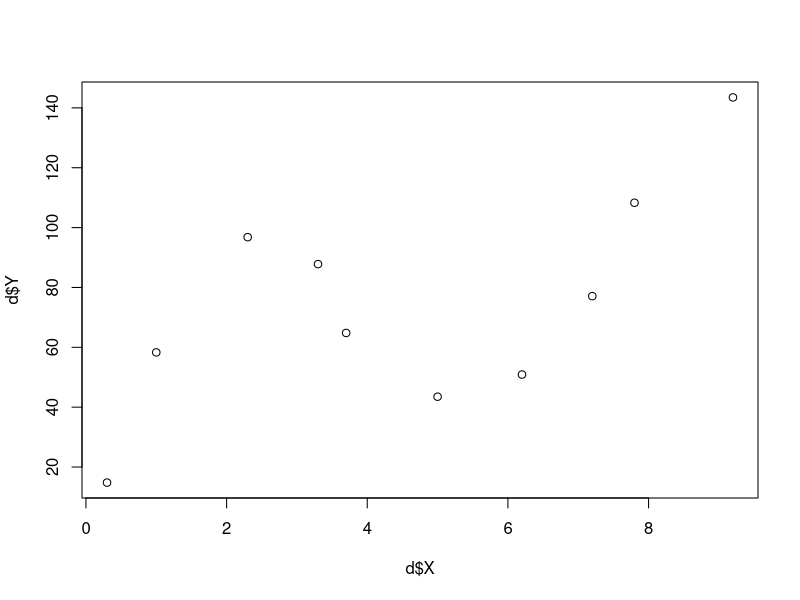
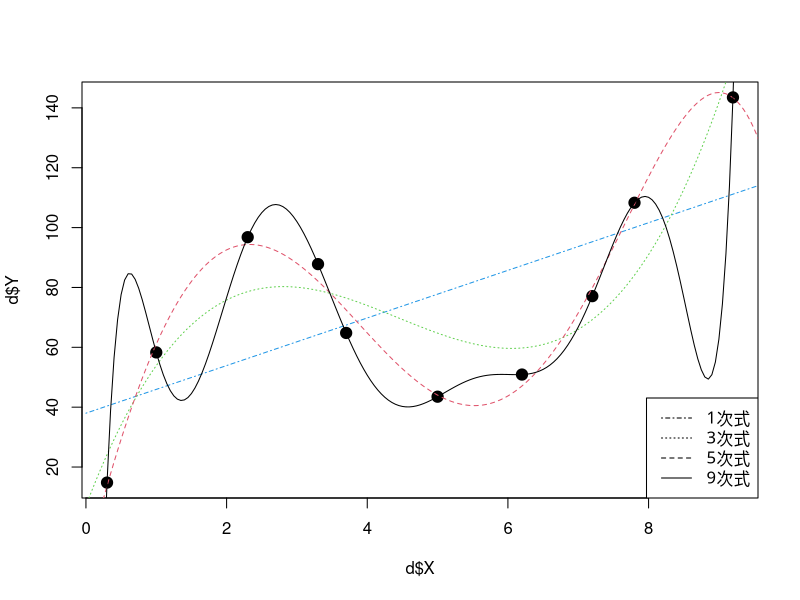
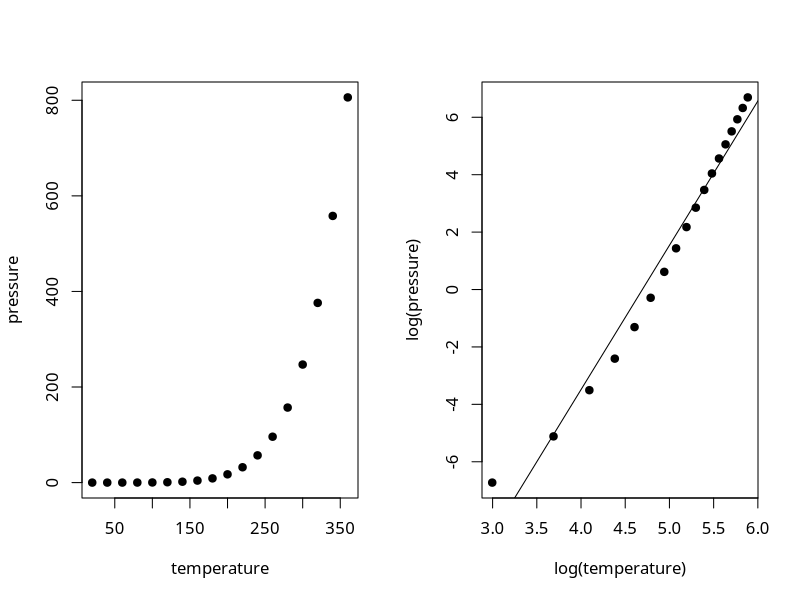
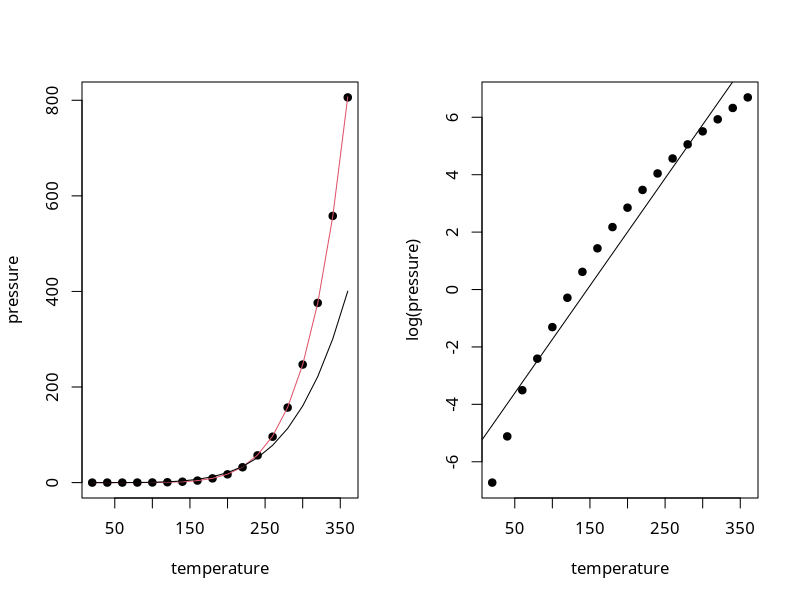
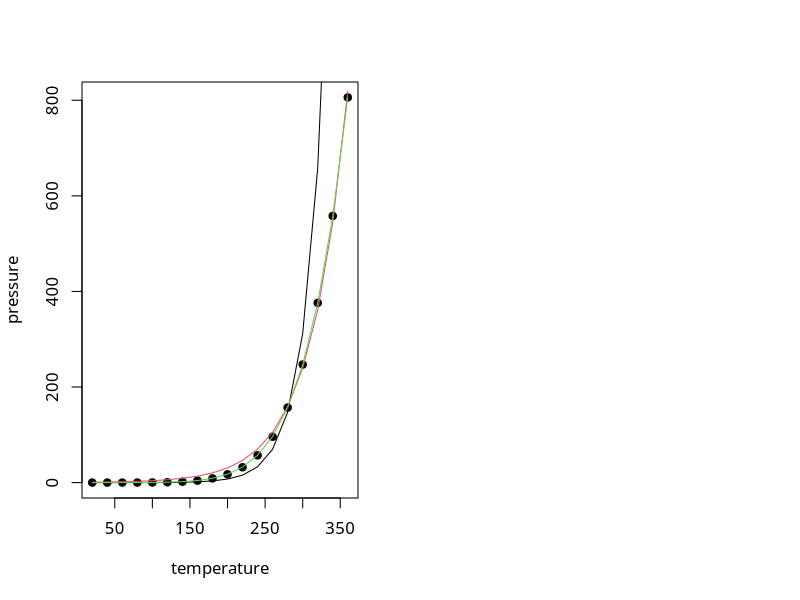

Source code (R) for these figures, in order:
#問1 データの散布図
d <- read.csv("Multi-lm.csv")
plot(d$X,d$Y)

#問2 1時の線形回帰式を適用し、自由度調整済み寄与率を出せ。
ML1 <- lm(Y~X, data=d)
summary(ML1)

#問3 3次、5次の回帰式を適用
ML3 <- lm(Y~X+I(X^2)+I(X^3), data=d)
summary(ML3)
ML5 <- lm(Y~X+I(X^2)+I(X^3)+I(X^4)+I(X^5), data=d)
summary(ML5)

#9次だと過適合でNoneになってしまう
ML9 <- lm(Y~X+I(X^2)+I(X^3)+I(X^4)+I(X^5)+I(X^6)+I(X^7)+I(X^8)+I(X^9), data=d)
summary(ML9)

#問4 散布図であてはまりチェック
plot(d$X, d$Y, pch=19, cex=1.5) #オプションは文字の拡大率
X1 <- seq(0, 10, by=0.05) # 0から10まで0.05刻みの変数作成
new.data <- data.frame(X=X1) #データ置き換え
Y1 <- predict(ML1, new.data) # 線形回帰からの予測値
Y3 <- predict(ML3, new.data) # 3次多項式回帰からえられる予測値
Y5 <- predict(ML5, new.data)
Y9 <- predict(ML9, new.data)
matlines(X1, cbind(Y1,Y3,Y5,Y9), lty=4:1, col=4:1) #3本の回帰式を描く
par(family="Osaka")
legend("bottomright", c("1次式","3次式","5次式","9次式"), lty=4:1)


#問6 累乗モデルによる回帰
pressure2 <- pressure[-1,]

#散布図の確認
par(mfrow=c(1,2))
plot(pressure ~ temperature, pressure2, pch=19)
plot(log(pressure) ~ log(temperature), pressure2, pch=19)

#古典的モデル
ans1 <- lm(log(pressure) ~ log(temperature), pressure2)
abline(ans1)
summary(ans1)

#係数の算出
a1 <- exp(coefficients(ans1)[1])
b1 <- coefficients(ans1)[2]

#非線形最小二乗法
ans2 <- nls(pressure~a*temperature^b, pressure2,
            start=list(a=a1,b=b1),  #初期値
            control=nls.control(maxiter=70))
summary(ans2)

plot(pressure~temperature, data=pressure2, pch=19)
#nlsのライン
lines(pressure2$temperature, predict(ans2, newdata=pressure2),col=2)
#古典のライン
lines(pressure2$temperature, exp(predict(ans1, newdata=pressure2)),col=1)





#問9 指数モデル
plot(log(pressure)~temperature, pressure2, pch=19)
ans3 <- lm(log(pressure)~temperature, pressure2)
abline(ans3)
summary(ans3)

#係数の算出
a2 <- exp(coefficients(ans3)[1])
b2 <- exp(coefficients(ans3)[2])

#非線形最小二乗法
ans4 <- nls(pressure ~ a*b^temperature, pressure2,
            start=list(a=a2,b=b2))
summary(ans4)

# 理論式(圧力と気温の関係の公式から)
ans5 <- nls(pressure ~ exp(a/(temperature+273)+b), pressure2,
            start=list(a=1,b=1))
summary(ans5)

plot(pressure~temperature, data=pressure2, pch=19)
lines(pressure2$temperature, exp(predict(ans3, newdata=pressure2)),col=1)
lines(pressure2$temperature, predict(ans4, newdata=pressure2),col=2)
lines(pressure2$temperature, predict(ans5, newdata=pressure2),col=3)


